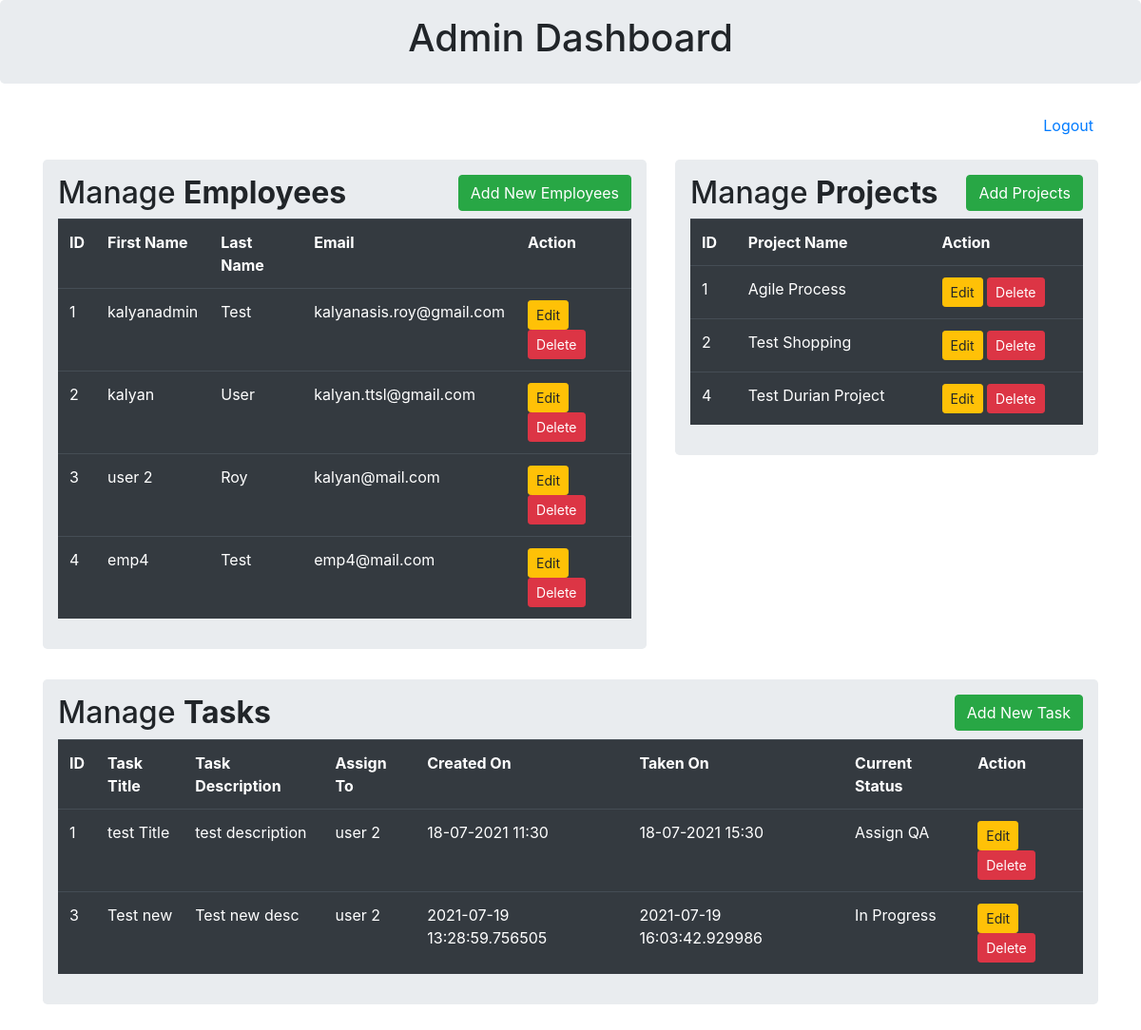
Screenshot of /dashboard (signed in) with the database file from the repository.
### app.py (models this page shows, shortened)
class Employee(db.Model):
    id              = db.Column(db.Integer, primary_key = True)
    first_name      = db.Column(db.String(100))
    last_name       = db.Column(db.String(100))
    email           = db.Column(db.String(100))
    password        = db.Column(db.String(100))
    phone           = db.Column(db.String(100))
    user_type       = db.Column(db.Integer)

class ProjectList(db.Model):
    id              = db.Column(db.Integer, primary_key=True)
    project_name    = db.Column(db.String(200), nullable=False)
    project_description   = db.Column(db.String(200), nullable=True)
    created_by      = db.Column(db.Integer,nullable=False)

class TaskList(db.Model):
    id          = db.Column(db.Integer, primary_key=True)
    assign_to   = db.Column(db.Integer,db.ForeignKey('employee.id'),nullable=False)
    created_by  = db.Column(db.Integer,nullable=False)
    project_id  = db.Column(db.Integer,db.ForeignKey('project_list.id'),nullable=False)
    task_title  = db.Column(db.String(200), nullable=True)
    task_description = db.Column(db.String(255), nullable=True)
    created_on  = db.Column(db.String(200), nullable=True)
    taken_on    = db.Column(db.String(200), nullable=True)
    task_status = db.Column(db.String(200), nullable=True)
    remarks     = db.Column(db.String(200), nullable=True)

### app.py (the view)
@app.route('/dashboard')
def Index():
    all_data = Employee.query.all()
    if session['user_type'] == 0:
        all_projects    = ProjectList.query.filter_by(created_by = session['user_id'])
        list_data = db.session.query(TaskList, Employee).join(Employee)
        return render_template("dashboard.html", employees = all_data,projects = all_projects,task_data = list_data)
    else:
        list_data = db.session.query(TaskList, ProjectList).join(ProjectList)
        return render_template('userdashboard.html',task_list = list_data)

### templates/dashboard.html (shortened to what this page needs)
{% extends 'base.html' %}
{% block body %}
<a href="/logout" class="float-right" style=" margin-right: 50px;" >Logout</a> <br> <br>
<div class="container">
	<div class="row">
		<div class="col-md-7">
			<div class="jumbotron p-3">
				<h2>Manage <b>Employees </b>  <button type="button"  class="btn btn-success float-right"
				data-toggle="modal" data-target="#mymodal">Add New Employees</button> </h2>
					<table class="table table-hover table-dark">
					<tr>
						<th>ID</th>
						<th>First Name</th>
						<th>Last Name</th>
						<th>Email</th>
						<th>Action</th>
					</tr>
					   {% for row in employees %}
						<tr>
						<td>{{row.id}}</td>
						<td>{{row.first_name}}</td>
						<td>{{row.last_name}}</td>
						<td>{{row.email}}</td>
						<td>
							<a href="/update/{{row.id}}" class="btn btn-warning btn-sm" data-toggle="modal" data-target="#modaledit{{row.id}}">Edit</a>
							<a href="/delete/{{row.id}}" class="btn btn-danger btn-sm" onclick="return confirm('Are You Sure To Delete ?')">Delete</a>
						</td>
						</tr>
					{% endfor %}
					 </table>
			</div>
		</div>
		<div class="col-md-5">
			<div class="jumbotron p-3">
				<h2>Manage <b>Projects </b>  <button type="button"  class="btn btn-success float-right" data-toggle="modal" data-target="#projectmodal">Add Projects</button> </h2>
				<table class="table table-hover table-dark">
					<tr>
						<th>ID</th>
						<th>Project Name</th>
						<th>Action</th>
					</tr>
				   {% for proj_row in projects %}
					<tr>
						<td>{{proj_row.id}}</td>
						<td>{{proj_row.project_name}}</td>
						<td>
							<a href="/update/{{proj_row.id}}" class="btn btn-warning btn-sm" data-toggle="modal" data-target="#projectmodaledit{{proj_row.id}}">Edit</a>
							<a href="/delete/{{proj_row.id}}" class="btn btn-danger btn-sm" onclick="return confirm('Are You Sure To Delete ?')">Delete</a>
						</td>
					</tr>
					{% endfor %}
				</table>
			</div>
		</div>
	</div>
	<div class="row">
		<div class="col md-12">
			<div class="jumbotron p-3">
				<h2>Manage <b>Tasks </b>  <button type="button"  class="btn btn-success float-right" data-toggle="modal" data-target="#mytaskmodal">Add New Task</button> </h2>
					<table class="table table-hover table-dark">
					<tr>
						<th>ID</th>
						<th>Task Title</th>
						<th>Task Description</th>
						<th>Assign To</th>
						<th>Created On</th>
						<th>Taken On</th>
						<th>Current Status</th>
						<th>Action</th>
					</tr>
					   {% for row in task_data %}
						<tr>
						<td>{{row.TaskList.id}}</td>
						<td>{{row.TaskList.task_title}}</td>
						<td>{{row.TaskList.task_description}}</td>
						<td>{{row.Employee.first_name}}</td>
						<td>{{row.TaskList.created_on}}</td>
						<td>{{row.TaskList.taken_on}}</td>
						<td>{{row.TaskList.task_status}}</td>
						<td>
							<a href="/updatetask/{{row.TaskList.id}}" class="btn btn-warning btn-sm" data-toggle="modal" data-target="#mydaledit{{row.TaskList.id}}">Edit</a>
							<a href="/deletetask/{{row.TaskList.id}}" class="btn btn-danger btn-sm" onclick="return confirm('Are You Sure To Delete ?')">Delete</a>
						</td>
						</tr>
					{% endfor %}
					 </table>
			</div>
		</div>
	</div>
</div>
{% endblock %}

### templates/base.html (shortened to what this page needs)
<!DOCTYPE html>
<html lang="en">
<head>
    <link rel="stylesheet" href="https://stackpath.bootstrapcdn.com/bootstrap/4.4.1/css/bootstrap.min.css">
</head>
<body>
{% block body %} {% endblock %}
</body>
</html>

### templates/header.html (shortened to what this page needs)
{% extends 'base.html' %}
{% block body %}
<div class="jumbotron p-3">
    <div class="well text-center">
        {% if session['user_type']==0 %}
            <h1>Admin Dashboard </h1>
        {% else %}
            <h1>Employee Dashboard </h1>
        {% endif %}
    </div>
</div>
{% endblock %}

### rows the page displays
Employee: id "1", first_name "kalyanadmin", last_name "Test", email "kalyanasis.roy@gmail.com"
Employee: id "2", first_name "kalyan", last_name "User", email "kalyan.ttsl@gmail.com"
Employee: id "3", first_name "user 2", last_name "Roy", email "kalyan@mail.com"
Employee: id "4", first_name "emp4", last_name "Test", email "emp4@mail.com"
ProjectList: id "1", project_name "Agile Process"
ProjectList: id "2", project_name "Test Shopping"
ProjectList: id "4", project_name "Test Durian Project"
TaskList: TaskList.id "1", TaskList.task_title "test Title", TaskList.task_description "test description", Employee.first_name "user 2", TaskList.created_on "18-07-2021 11:30", TaskList.taken_on "18-07-2021 15:30", TaskList.task_status "Assign QA"
TaskList: TaskList.id "3", TaskList.task_title "Test new", TaskList.task_description "Test new desc", Employee.first_name "user 2", TaskList.created_on "2021-07-19 13:28:59.756505", TaskList.taken_on "2021-07-19 16:03:42.929986", TaskList.task_status "In Progress"
